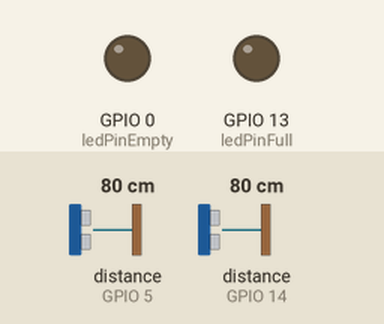
Simulated run of this sketch. Board: ESP8266 (NodeMCU). On the bench: output pins drawn as LEDs (lit = HIGH). Wiring (inferred from the names in the program): 2 × ultrasonic range finder: trigger GPIO 4, echo GPIO 5 / trigger GPIO 12, echo GPIO 14. The test bench sets the inputs (shaded band); at power-on: distance to the obstacle (sensors on GPIO 5, GPIO 14) 80 cm. The echo pulse lasts 58.3 µs per cm; WiFi joins after 1.5 s; servers stay silent unless stated; pins used as bus, display or sensor lines are not drawn; what the sketch prints to the serial monitor is not drawn.

Above: at 0.1 s.
At 22.9 s:
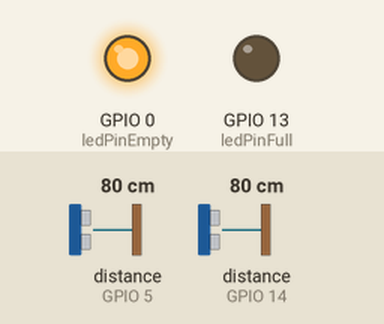
Timing chart, 0 to 24.4 s (numbered marks = the images above):
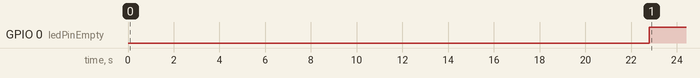

Measured:
- by itself, GPIO 0 (ledPinEmpty): LOW → HIGH at 22.8 s

The sketch:

shipment_warning_system.ino
```cpp
#include <ESP8266WiFi.h>

//Network name and password
const char* ssid = "Halis'in Telefonu";
const char* password = "bilmiyorum";

//Full Box Variable Definitions
long durationFull;
int distanceFull;
bool isReadyFull;
int tFull=0;

int echoPinFull = 14; // GPIO14---D5 of NodeMCU
int trigPinFull = 12; // GPIO12---D6 of NodeMCU
int ledPinFull = 13; // GPIO13---D7 of NodeMCU

//Empty Box Variable Definitions
long durationEmpty;
int distanceEmpty;
bool isReadyEmpty;
int tEmpty=0;

int echoPinEmpty = 5; // GPIO5---D1 of NodeMCU
int trigPinEmpty = 4; // GPIO4---D2 of NodeMCU
int ledPinEmpty = 0; // GPIO0---D3 of NodeMCU

WiFiServer server(80);

void setup() {

  Serial.begin(115200);
  delay(10);

  pinMode(trigPinFull, OUTPUT); // Sets the trigPinFull as an Output
  pinMode(echoPinFull, INPUT); // Sets the echoPinFull as an Input
  pinMode(ledPinFull, OUTPUT);  // Sets the LED as an Output

  pinMode(trigPinEmpty, OUTPUT); // Sets the trigPinEmpty as an Output
  pinMode(echoPinEmpty, INPUT); // Sets the echoPinEmpty as an Input
  pinMode(ledPinEmpty, OUTPUT);  // Sets the LED as an Output

  // Connect to WiFi network
  Serial.println();
  Serial.println();
  Serial.print("Connecting to ");
  Serial.println(ssid);

  WiFi.begin(ssid, password);

  while (WiFi.status() != WL_CONNECTED) {
    delay(500);
    Serial.print(".");
  }
  Serial.println("");
  Serial.println("WiFi connected");

  // Start the server
  server.begin();
  Serial.println("Server started");

  // Print the IP address
  Serial.print("Use this URL to connect: ");
  Serial.print("http://");
  Serial.print(WiFi.localIP());
  Serial.println("/");

}

void loop() {
    //Full Box UltraSound Sensor Settings
  // Clears the trigPinFull
  digitalWrite(trigPinFull, LOW);
  delayMicroseconds(2);
  // Sets the trigPinFull on HIGH state for 10 micro seconds
  digitalWrite(trigPinFull, HIGH);
  delayMicroseconds(10);
  digitalWrite(trigPinFull, LOW);
  // Reads the echoPinFull, returns the sound wave travel time in microseconds
  durationFull = pulseIn(echoPinFull, HIGH);
  // Calculating the distanceFull
  distanceFull= durationFull*0.034/2;
  // Prints the distanceFull on the Serial Monitor
  Serial.print("DistanceFull: ");
  Serial.println(distanceFull);

    //Empty Box UltraSound Sensor Settings
  // Clears the trigPinEmpty
  digitalWrite(trigPinEmpty, LOW);
  delayMicroseconds(2);
  // Sets the trigPinEmpty on HIGH state for 10 micro seconds
  digitalWrite(trigPinEmpty, HIGH);
  delayMicroseconds(10);
  digitalWrite(trigPinEmpty, LOW);
  // Reads the echoPinEmpty, returns the sound wave travel time in microseconds
  durationEmpty = pulseIn(echoPinEmpty, HIGH);
  // Calculating the distanceEmpty
  distanceEmpty= durationEmpty*0.034/2;
  // Prints the distanceEmpty on the Serial Monitor
  Serial.print("DistanceEmpty: ");
  Serial.println(distanceEmpty);


    //isReadyFull Condition
  if(distanceFull<10){
  tFull++;
    if(tFull>2000){
      tFull=0;
      isReadyFull=1;
    }
  }
  else
  {
   isReadyFull=0;
  }

  //isReadyEmpty Condition
  if(distanceEmpty>10){
  tEmpty++;
    if(tEmpty>2000){
      tEmpty=0;
      isReadyEmpty=1;
    }
  }
  else
  {
    isReadyEmpty=0;
  }

  //Full LED Conditions
  if (isReadyFull==1)  {
    digitalWrite(ledPinFull, HIGH);
  }
  else{
    digitalWrite(ledPinFull, LOW);
  }

  //Empty LED Conditions
  if (isReadyEmpty==1)  {
    digitalWrite(ledPinEmpty, HIGH);
  }
  else{
    digitalWrite(ledPinEmpty, LOW);
  }

  // Check if a client has connected
  WiFiClient client = server.available();
  if (!client) {
    return;
  }

  // Read the first line of the request
  String request = client.readStringUntil('\r');
  Serial.println(request);
  client.flush();

  // Return the response
  client.println("HTTP/1.1 200 OK");
  client.println("Content-Type: text/html");
  client.println(""); //  do not forget this one
  client.println("<!DOCTYPE HTML>");
  client.println("<html>");
  client.print("<style>");
  client.print("p {font-size:12px;}");
  client.print("</style>");
  client.print("<head>");
  client.print("<meta http-equiv=\"refresh\" content=\"2;url=/\">");
  client.print("<TITLE />Supply Box App</title>");
  client.print("</head>");

//Full Shipment App Warning
  if(isReadyFull==1){
    client.print("<p style=\"font-size:25px;color:RED;\">");
  }
  else{
    client.print("<p style=\"font-size:25px;\">");
  }
  client.print(" DOLU KUTU");
  client.print("<\/p>");

  //Empty Shipment App Warning
  if(isReadyEmpty==1){
    client.print("<p style=\"font-size:25px;color:RED;\">");
  }
  else{
    client.print("<p style=\"font-size:25px;\">");
  }
  client.print(" BOŞ KUTU");
  client.print("<\/p>");

  if(isReadyEmpty==1){
    client.print("<p style=\"color:RED;\">COROLLA ROOF hatti bos kutu bekliyor!</p>");
  }
  if(isReadyFull==1){
    client.print("<p style=\"color:RED;\">COROLLA ROOF hatti transpalet bekliyor!</p>");
  }

  client.println("</html>");

  Serial.println("");

}
```
